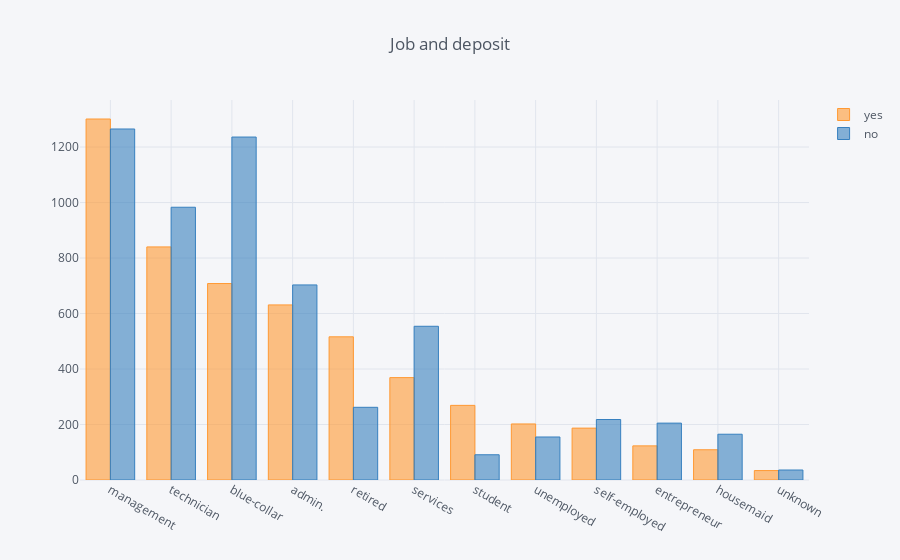

Notebook cell for this chart:
### Markdown cell above
Let's see how 'deposit' column value variesdepending on other categorical columns' values:

### Code cell
#job and deposit
j_df = pd.DataFrame()

j_df['yes'] = df[df['deposit'] == 'yes']['job'].value_counts()
j_df['no'] = df[df['deposit'] == 'no']['job'].value_counts()

j_df.iplot(kind = 'bar', title = 'Job and deposit')

### Figure 1 — Plotly figure (JSON) as saved in the notebook; plotly's stock layout.template omitted (floating-point values rounded to 4 significant figures)
{"data": [{"marker": {"color": "rgba(255, 153, 51, 0.6)", "line": {"color": "rgba(255, 153, 51, 1.0)", "width": 1}}, "name": "yes", "orientation": "v", "text": "", "type": "bar", "uid": "caf58cc9-b2fd-42db-baea-6e383265f99f", "x": ["management", "technician", "blue-collar", "admin.", "retired", "services", "student", "unemployed", "self-employed", "entrepreneur", "housemaid", "unknown"], "y": [1301, 840, 708, 631, 516, 369, 269, 202, 187, 123, 109, 34]}, {"marker": {"color": "rgba(55, 128, 191, 0.6)", "line": {"color": "rgba(55, 128, 191, 1.0)", "width": 1}}, "name": "no", "orientation": "v", "text": "", "type": "bar", "uid": "b61b97e8-39ee-48e5-ad50-acb186c362d6", "x": ["management", "technician", "blue-collar", "admin.", "retired", "services", "student", "unemployed", "self-employed", "entrepreneur", "housemaid", "unknown"], "y": [1265, 983, 1236, 703, 262, 554, 91, 155, 218, 205, 165, 36]}], "layout": {"autosize": true, "legend": {"bgcolor": "#F5F6F9", "font": {"color": "#4D5663"}}, "paper_bgcolor": "#F5F6F9", "plot_bgcolor": "#F5F6F9", "title": {"font": {"color": "#4D5663"}, "text": "Job and deposit"}, "xaxis": {"autorange": true, "gridcolor": "#E1E5ED", "range": [-0.5, 11.5], "showgrid": true, "tickfont": {"color": "#4D5663"}, "title": {"font": {"color": "#4D5663"}, "text": ""}, "type": "category", "zerolinecolor": "#E1E5ED"}, "yaxis": {"autorange": true, "gridcolor": "#E1E5ED", "range": [0, 1369.0], "showgrid": true, "tickfont": {"color": "#4D5663"}, "title": {"font": {"color": "#4D5663"}, "text": ""}, "type": "linear", "zerolinecolor": "#E1E5ED"}}}
